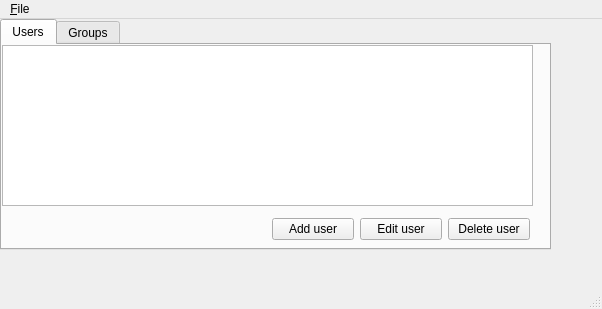
<?xml version="1.0" encoding="UTF-8"?>
<ui version="4.0">
 <class>MainWindow</class>
 <widget class="QMainWindow" name="MainWindow">
  <property name="geometry">
   <rect>
    <x>0</x>
    <y>0</y>
    <width>602</width>
    <height>309</height>
   </rect>
  </property>
  <property name="windowTitle">
   <string>davadmin</string>
  </property>
  <property name="autoFillBackground">
   <bool>true</bool>
  </property>
  <widget class="QWidget" name="centralwidget">
   <widget class="QWidget" name="verticalLayoutWidget">
    <property name="geometry">
     <rect>
      <x>0</x>
      <y>0</y>
      <width>551</width>
      <height>231</height>
     </rect>
    </property>
    <layout class="QVBoxLayout" name="verticalLayout">
     <property name="sizeConstraint">
      <enum>QLayout::SetMaximumSize</enum>
     </property>
     <item>
      <widget class="QTabWidget" name="tabWidget">
       <property name="tabShape">
        <enum>QTabWidget::Rounded</enum>
       </property>
       <property name="currentIndex">
        <number>0</number>
       </property>
       <property name="elideMode">
        <enum>Qt::ElideNone</enum>
       </property>
       <widget class="QWidget" name="tab">
        <attribute name="title">
         <string>Users</string>
        </attribute>
        <widget class="QListView" name="lstUsers">
         <property name="geometry">
          <rect>
           <x>0</x>
           <y>0</y>
           <width>531</width>
           <height>161</height>
          </rect>
         </property>
         <property name="sizePolicy">
          <sizepolicy hsizetype="Maximum" vsizetype="Maximum">
           <horstretch>0</horstretch>
           <verstretch>0</verstretch>
          </sizepolicy>
         </property>
         <property name="frameShape">
          <enum>QFrame::StyledPanel</enum>
         </property>
         <property name="frameShadow">
          <enum>QFrame::Sunken</enum>
         </property>
        </widget>
        <widget class="QWidget" name="horizontalLayoutWidget">
         <property name="geometry">
          <rect>
           <x>270</x>
           <y>170</y>
           <width>258</width>
           <height>29</height>
          </rect>
         </property>
         <layout class="QHBoxLayout" name="horizontalLayout_2">
          <item>
           <widget class="QPushButton" name="btnAddUser">
            <property name="text">
             <string>Add user</string>
            </property>
           </widget>
          </item>
          <item>
           <widget class="QPushButton" name="btnEditUser">
            <property name="text">
             <string>Edit user</string>
            </property>
           </widget>
          </item>
          <item>
           <widget class="QPushButton" name="btnDelUser">
            <property name="text">
             <string>Delete user</string>
            </property>
           </widget>
          </item>
         </layout>
        </widget>
       </widget>
       <widget class="QWidget" name="tabGroups">
        <attribute name="title">
         <string>Groups</string>
        </attribute>
       </widget>
      </widget>
     </item>
    </layout>
   </widget>
  </widget>
  <widget class="QMenuBar" name="menubar">
   <property name="geometry">
    <rect>
     <x>0</x>
     <y>0</y>
     <width>602</width>
     <height>22</height>
    </rect>
   </property>
   <widget class="QMenu" name="menuF_ile">
    <property name="title">
     <string>&amp;File</string>
    </property>
    <addaction name="action_Exit"/>
   </widget>
   <addaction name="menuF_ile"/>
  </widget>
  <widget class="QStatusBar" name="statusbar"/>
  <action name="action_Exit">
   <property name="text">
    <string>&amp;Exit</string>
   </property>
  </action>
 </widget>
 <resources/>
 <connections>
  <connection>
   <sender>btnAddUser</sender>
   <signal>clicked()</signal>
   <receiver>MainWindow</receiver>
   <slot>add_user()</slot>
   <hints>
    <hint type="sourcelabel">
     <x>326</x>
     <y>232</y>
    </hint>
    <hint type="destinationlabel">
     <x>367</x>
     <y>273</y>
    </hint>
   </hints>
  </connection>
  <connection>
   <sender>btnDelUser</sender>
   <signal>clicked()</signal>
   <receiver>MainWindow</receiver>
   <slot>delete_user()</slot>
   <hints>
    <hint type="sourcelabel">
     <x>468</x>
     <y>228</y>
    </hint>
    <hint type="destinationlabel">
     <x>469</x>
     <y>279</y>
    </hint>
   </hints>
  </connection>
  <connection>
   <sender>btnEditUser</sender>
   <signal>clicked()</signal>
   <receiver>MainWindow</receiver>
   <slot>edit_user()</slot>
   <hints>
    <hint type="sourcelabel">
     <x>403</x>
     <y>234</y>
    </hint>
    <hint type="destinationlabel">
     <x>418</x>
     <y>263</y>
    </hint>
   </hints>
  </connection>
 </connections>
 <slots>
  <slot>add_user()</slot>
  <slot>delete_user()</slot>
  <slot>edit_user()</slot>
 </slots>
</ui>
